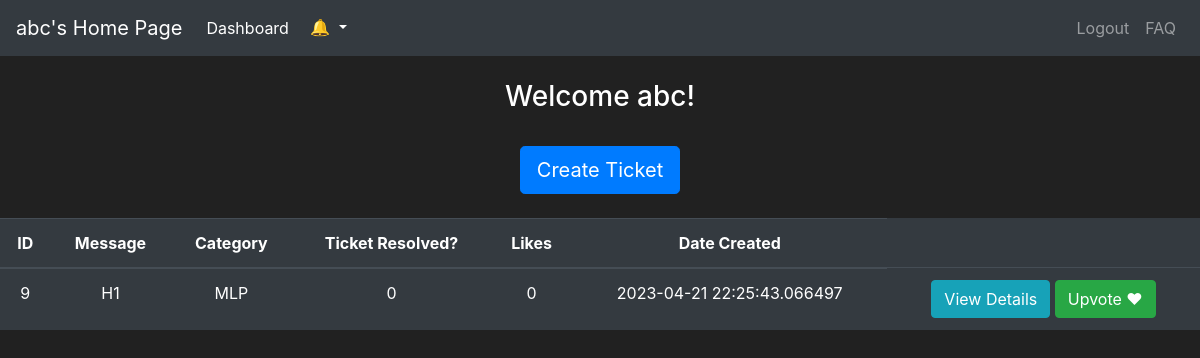
The page / (signed in) on the database as committed earlier.
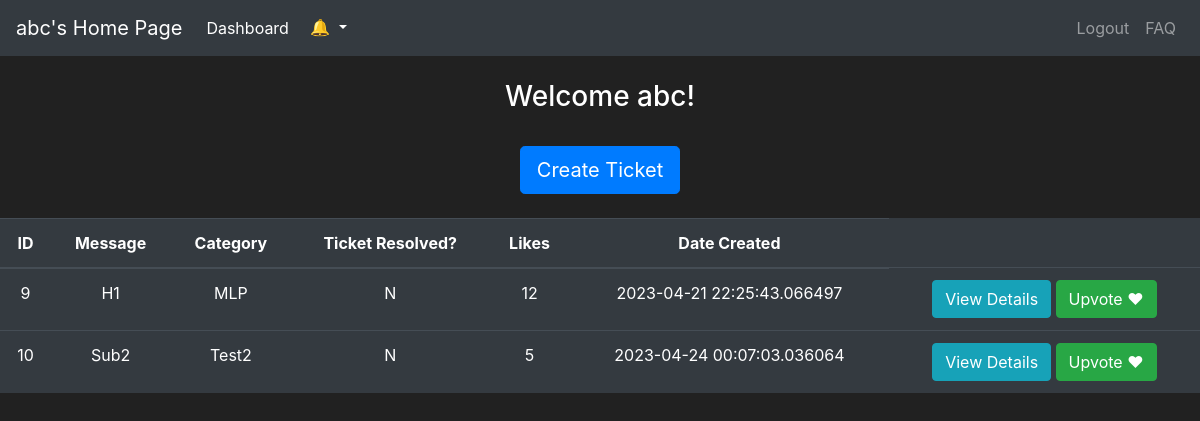
The same page on the database as committed later.
### application/models.py (models this page shows, shortened)
class User(UserMixin, db.Model):
    __tablename__ = 'User'
    user_id = db.Column(db.Integer, autoincrement=True, primary_key=True)
    username = db.Column(db.String, nullable=False)
    password = db.Column(db.String(30), nullable=False)
    email = db.Column(db.String, nullable=False, unique=True)
    role = db.Column(db.Integer, nullable=False)
    joined_at = db.Column(db.DateTime(), default = datetime.utcnow, index = True)

class Ticket(db.Model):
    __tablename__ = 'Ticket'
    ticket_id = db.Column(db.Integer, primary_key=True, autoincrement=True)
    likes = db.Column(db.Integer, nullable=False, default=0)
    created_date = db.Column(db.DateTime(timezone=True), server_default=func.now(), nullable=False)
    is_resolved = db.Column(db.String, nullable=False, default="N")
    subject = db.Column(db.String, nullable=False)
    category = db.Column(db.String, nullable=False)
    user_id = db.Column(db.Integer, db.ForeignKey(User.user_id))

### application/controllers/app.py (the view, shortened to what this page needs)
@app.route('/', methods=['GET', 'POST'])
@login_required
def home():
    tickets = Ticket.query.all()
    form = MessageForm()
    notifs=get_notifications(current_user.user_id)
    if request.method == "GET":
        return render_template("home.html", user=current_user, items=tickets, notifs=notifs)

### application/controllers/app.py (called while the page is built)
def get_notifications(user_id):
    notifications = Notification.query.filter_by(user_id = user_id).order_by(Notification.created_date.desc()).all()
    return notifications

### application/controllers/auth.py (called while the page is built)
@login_manager.user_loader
def load_user(user_id):
    return User.query.get(user_id)

### templates/home.html (shortened to what this page needs)
{% extends 'template.html' %}
{% block head %}
    {{user.username}}'s Home Page
{% endblock %}
{% block body %}
<br>
<body class="text-center">
    <div class="container">
        <h3> Welcome {{user.username}}!</h3>
    </div><br>
    <button class="btn btn-lg btn-primary"><a style="color:white" href="{{url_for('add_ticket')}}">Create Ticket</a></button>
    </div><br><br>
    <div>
              <table class="table table-hover table-dark">
        <thead>
            <tr>
                <th scope="col">ID</th>
                <th scope="col">Message</th>
                <th scope="col">Category</th>
                <th scope="col">Ticket Resolved?</th>
                <th scope="col">Likes</th>
                <th scope="col">Date Created</th>
            </tr>
        </thead>
        <tbody>
            {% for item in items %}
                <tr>
                    <td>{{ item.ticket_id }}</td>
                    <td>{{ item.subject }}</td>
                    <td>{{ item.category }}</td>
                    <td>{{item.is_resolved}}</td>
                    <td>{{item.likes}}</td>
                    <td>{{item.created_date}}</td>
                    <td>
                        <button class="btn btn-outline btn-info"><a style="color:white" href="/ticket/{{item.ticket_id}}">View Details</a></button>
                        <button class="btn btn-outline btn-success"><a style="color:white" href="/addlike/{{item.ticket_id}}">Upvote ❤</a></button>
                    </td>
                </tr>
            {% endfor %}
        </tbody>
    </table>
    </div>
</body>
{% endblock %}

### templates/template.html (shortened to what this page needs)
<!doctype html>
<html lang="en">
   <head>
      <link rel="stylesheet" href="https://cdn.jsdelivr.net/npm/bootstrap@4.5.3/dist/css/bootstrap.min.css">
   </head>
   <body>
      <nav class="navbar navbar-expand-md navbar-dark bg-dark">
      <a class="navbar-brand" href="{{url_for('home')}}">
          {% block head %}
          {% endblock %}
      </a>
      <div class="collapse navbar-collapse" id="navbarNav">
          <ul class="navbar-nav mr-auto">
            <li class="nav-item active">
                <a class="nav-link" href="{{url_for('dashboard')}}">Dashboard <span class="sr-only">(current)</span></a>
            </li>
            <li class="nav-item">
                <div class="btn-group pull-right top-head-dropdown">
                    <button type="button" class="btn btn-default dropdown-toggle" data-toggle="dropdown" aria-haspopup="true" aria-expanded="false" style="color:white">
                        🔔
                    </button>
                </div>
            </li>
          </ul>
          <ul class="navbar-nav">
              <li class="nav-item">
                    <a class="nav-link" href="/logout">Logout</a>
              </li>
              <li class="nav-item">
                    <a class="nav-link" href="{{url_for('view_faq')}}">FAQ</a>
              </li>
          </ul>
      </div>
      </nav>
      {% block body %}
      {% endblock %}
   </body>
</html>

### templates/template.html (style rules this page uses)
body { background-color: #212121; color: white }

Rows that differ between the two databases and show on the page:
changed Ticket "MLP": is_resolved "0" → "N"; likes "0" → "12"
added Ticket: ticket_id "10", subject "Sub2", category "Test2", is_resolved "N", likes "5", created_date "2023-04-24 00:07:03.036064"
